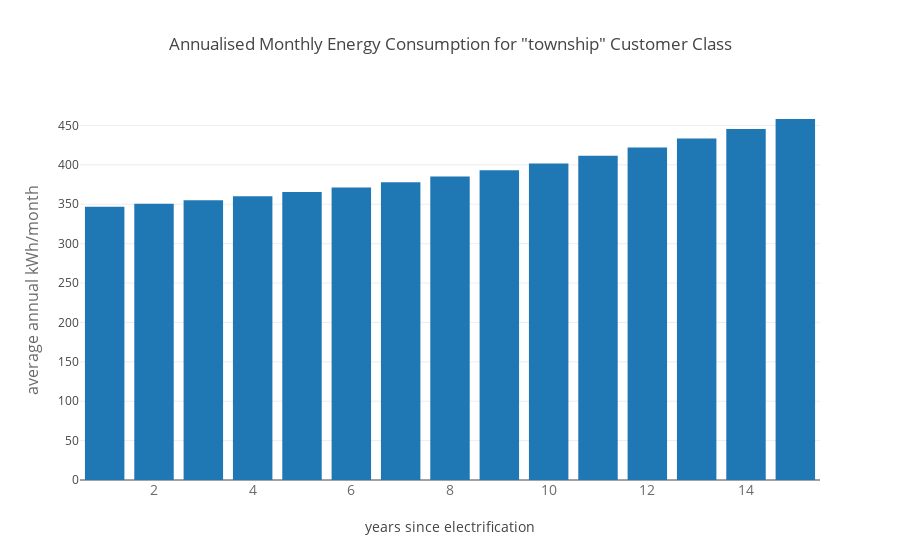
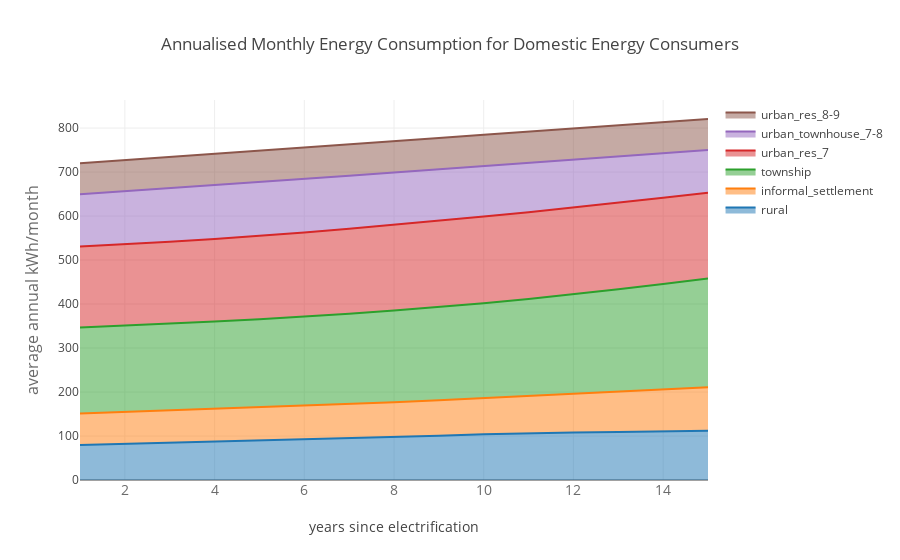

Here is the notebook cell these charts were saved with, in order:
### Code cell
exc.plotDemandSummary('township')
exc.plot15YearDemandSummary()

### Figure 1 — Plotly figure (JSON) as saved in the notebook; plotly's stock layout.template omitted (floating-point values rounded to 4 significant figures)
{"data": [{"name": "township", "type": "bar", "x": [1, 2, 3, 4, 5, 6, 7, 8, 9, 10, 11, 12, 13, 14, 15], "y": [346.7, 350.6, 355.1, 360.0, 365.4, 371.4, 378.0, 385.2, 393.1, 401.8, 411.5, 422.1, 433.4, 445.5, 458.2]}], "layout": {"title": "Annualised Monthly Energy Consumption for \"township\" Customer Class", "xaxis": {"tickfont": {"color": "rgb(107, 107, 107)", "size": 14}, "title": "years since electrification"}, "yaxis": {"title": "average annual kWh/month", "titlefont": {"color": "rgb(107, 107, 107)", "size": 16}}}}

### Figure 2 — Plotly figure (JSON) as saved in the notebook; plotly's stock layout.template omitted (floating-point values rounded to 4 significant figures)
{"data": [{"fill": "tonexty", "mode": "lines", "name": "rural", "type": "scatter", "x": [1, 2, 3, 4, 5, 6, 7, 8, 9, 10, 11, 12, 13, 14, 15], "y": [79.66, 82.21, 84.31, 86.5, 89.34, 92.19, 94.54, 97.09, 100.6, 104.1, 106.4, 108.0, 109.2, 110.3, 111.7]}, {"fill": "tonexty", "mode": "lines", "name": "informal_settlement", "type": "scatter", "x": [1, 2, 3, 4, 5, 6, 7, 8, 9, 10, 11, 12, 13, 14, 15], "y": [151.1, 154.5, 158.2, 161.8, 165.3, 168.8, 172.6, 176.7, 181.2, 186.1, 191.3, 196.7, 201.9, 206.6, 210.6]}, {"fill": "tonexty", "mode": "lines", "name": "township", "type": "scatter", "x": [1, 2, 3, 4, 5, 6, 7, 8, 9, 10, 11, 12, 13, 14, 15], "y": [346.7, 350.6, 355.1, 360.0, 365.4, 371.4, 378.0, 385.2, 393.1, 401.8, 411.5, 422.1, 433.4, 445.5, 458.2]}, {"fill": "tonexty", "mode": "lines", "name": "urban_res_7", "type": "scatter", "x": [1, 2, 3, 4, 5, 6, 7, 8, 9, 10, 11, 12, 13, 14, 15], "y": [530.8, 535.8, 541.6, 548.0, 555.0, 562.7, 570.9, 579.7, 589.0, 598.7, 608.9, 619.4, 630.3, 641.6, 653.1]}, {"fill": "tonexty", "mode": "lines", "name": "urban_townhouse_7-8", "type": "scatter", "x": [1, 2, 3, 4, 5, 6, 7, 8, 9, 10, 11, 12, 13, 14, 15], "y": [649.4, 656.2, 663.1, 670.1, 677.2, 684.3, 691.6, 698.9, 706.2, 713.5, 720.9, 728.2, 735.5, 742.7, 749.9]}, {"fill": "tonexty", "mode": "lines", "name": "urban_res_8-9", "type": "scatter", "x": [1, 2, 3, 4, 5, 6, 7, 8, 9, 10, 11, 12, 13, 14, 15], "y": [719.9, 726.9, 734.0, 741.1, 748.3, 755.6, 762.8, 770.1, 777.4, 784.7, 792.0, 799.2, 806.4, 813.5, 820.6]}], "layout": {"title": "Annualised Monthly Energy Consumption for Domestic Energy Consumers", "xaxis": {"tickfont": {"color": "rgb(107, 107, 107)", "size": 14}, "title": "years since electrification"}, "yaxis": {"title": "average annual kWh/month", "titlefont": {"color": "rgb(107, 107, 107)", "size": 16}}}}
